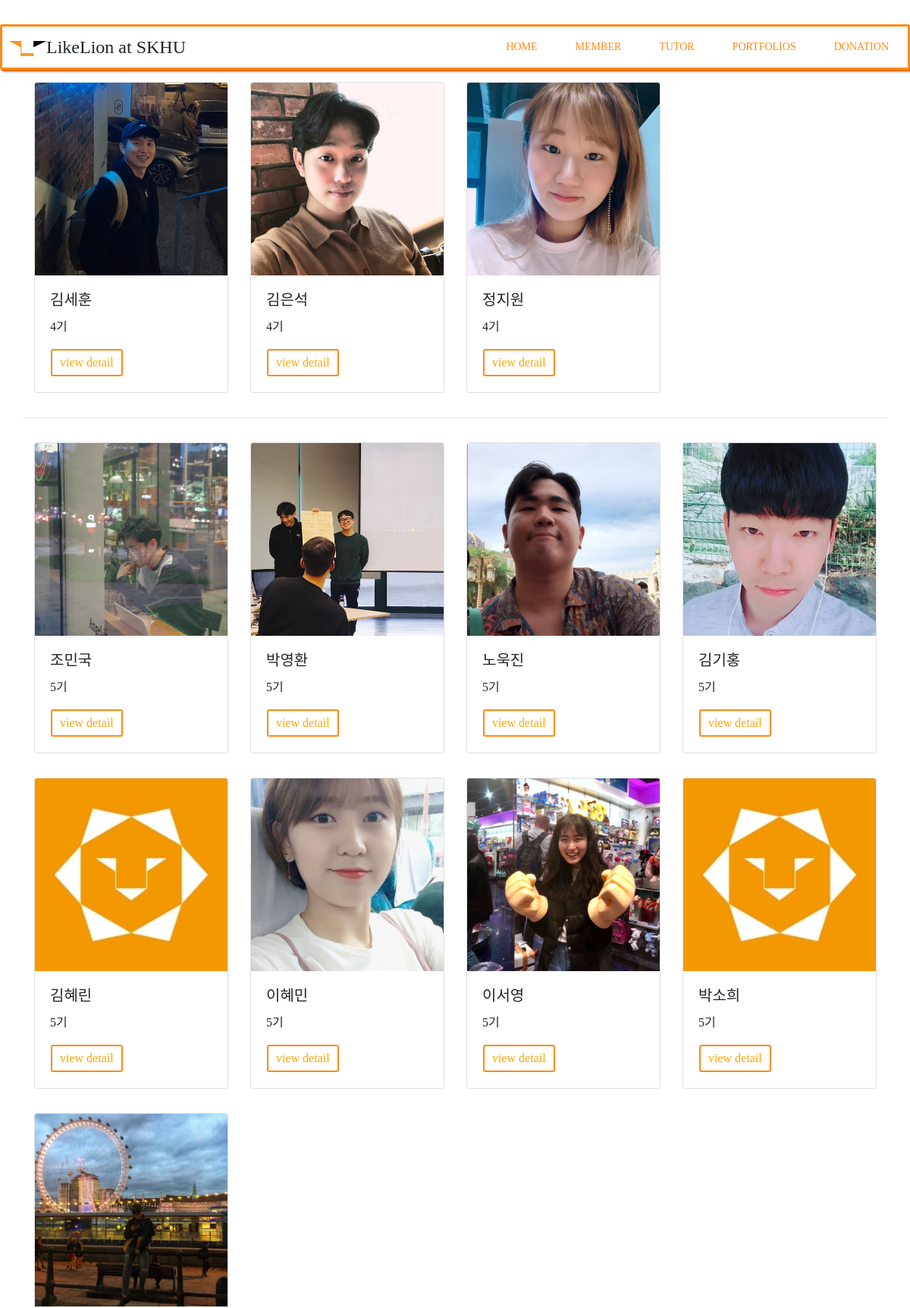
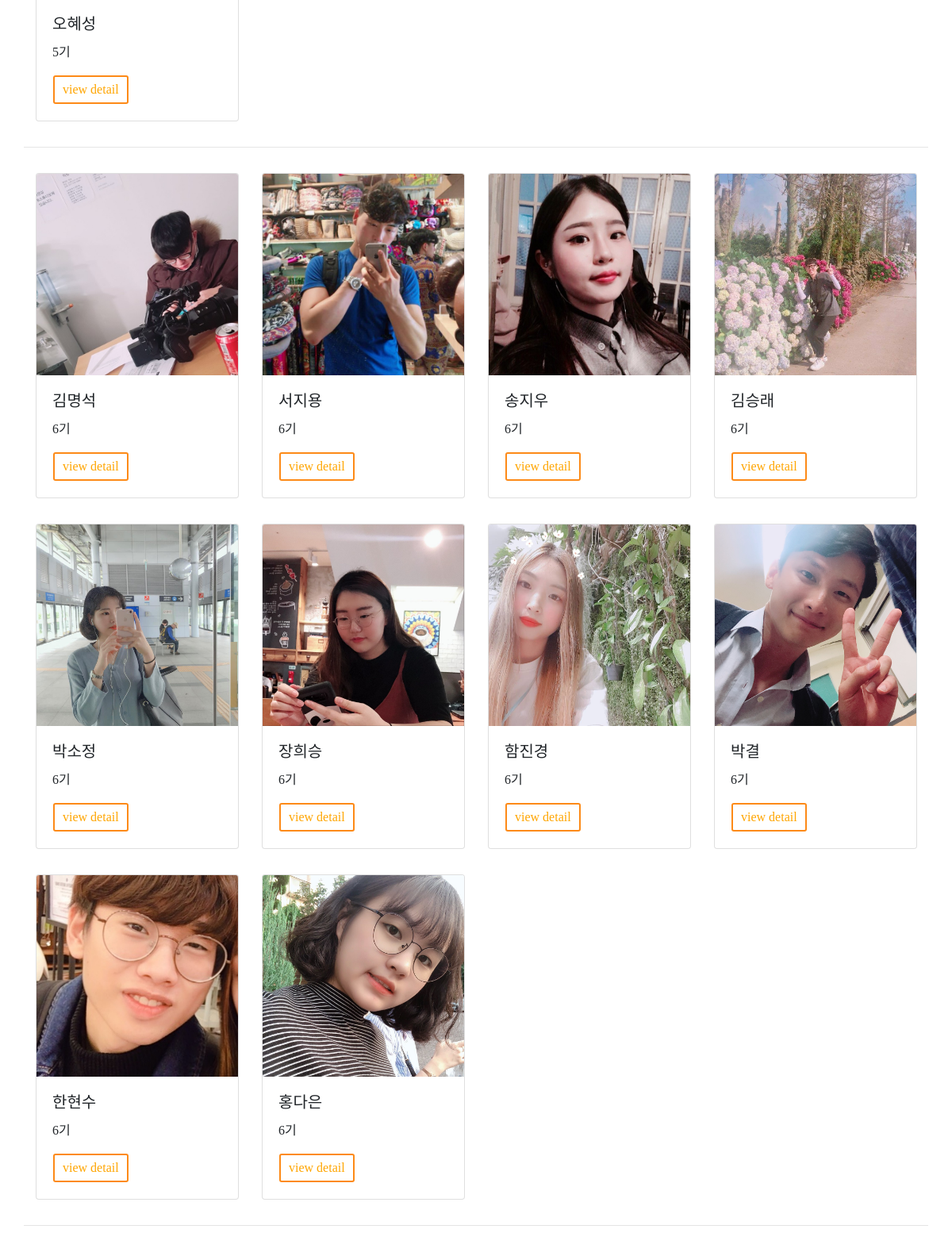
The app's page /member (upper part) with its own data (2 pictures, top to bottom).
### alumni/models.py (models this page shows, shortened)
class Member(models.Model):
    name = models.CharField(max_length=10)          # 이름
    major = models.CharField(max_length=15)         # 학과
    enter_year = models.IntegerField()              # 입학년도
    enter_term = models.ForeignKey('Term', on_delete=models.CASCADE, related_name="enter_members")
    tutor = models.ManyToManyField('Term', blank=True, related_name="tutors")
    image = models.CharField(max_length=30)         # 사진
    portfolio = models.ManyToManyField('Port', blank=True, related_name="port_members")

class Term(models.Model):
    term = models.IntegerField(null=False) # 기수
    def __str__(self):
       return str(self.term)

### alumni/views.py (the view)
# urls.py: path('member', views.members, name='members'),
def members(request):
    members = Member.objects.all()
    terms = Term.objects.all()
    return render(request, 'members.html', {'terms':terms, 'members':members})

### alumni/templates/members.html (shortened to what this page needs)
{% extends 'layout.html' %}
{% load staticfiles%}
{% block content %}
<div class="container">
    <div class="row">
    {% for term in terms %}
        {% if term.enter_members.all.count > 0 %}
            {% for member in term.enter_members.all %}
            <div class="col-sm-3">
                <div class="card" style="width: 16rem; margin-top: 1rem; margin-bottom: 1rem;">
                    <img class="card-img-top" src="static/{{member.image}}" alt="Card image cap">
                    <div class="card-body">
                        <h5 class="card-title">{{ member.name }}</h5>
                        <p class="card-text">{{ member.enter_term }}기</p>
                        <button class="btn btn-outline-fill" data-toggle="modal" data-target="#member{{member.id}}">view detail</button>
                    </div>
                </div>
            </div>
            {% endfor %}
            <hr height="100px" width = "100%">
            {% endif %}
        {% endfor %}
    </div>
</div>
<br>
{% endblock %}

### alumni/templates/layout.html (shortened to what this page needs)
{% load staticfiles %}
<!DOCTYPE html>
<html>
  <head lang="ko">
    <link rel = "stylesheet" type="text/css" href ="{% static 'stylesheets/application.css' %}">
    <link rel = "stylesheet" type="text/css" href ="{% static 'stylesheets/main.css' %}">
    <link rel = "stylesheet" href="https://stackpath.bootstrapcdn.com/bootstrap/4.1.3/css/bootstrap.min.css">
    <link rel = "stylesheet" href="https://maxcdn.bootstrapcdn.com/bootstrap/4.0.0/css/bootstrap.min.css">
  </head>
  <body>
    <div class="container2">
      <nav>
        <div id='cssmenu'>
          <li>
            <h4 id="logostay"><img href='#' src="{% static 'images/likelion_logo1.png' %}" height="20em" width="50em">LikeLion at SKHU</h4>
          </li>
          <ul>
            <li><a data-toggle="modal" data-target="#exampleModal" href='#동방'>donation</a></li>
            <li><a href="{% url 'portfolios' %}">Portfolios</a></li>
            <li><a href="{% url 'tutors' %}">Tutor</a></li>
            <li><a href="{% url 'members' %}">Member</a></li>
            <li><a href="{% url 'index' %}">Home</a></li>
          </ul>
        </div>
      </nav>
    </div>
    {% block content %}{% endblock %}
  </body>
</html>

### alumni/static/stylesheets/application.css (style rules this page uses)
body { color: #5a5a5a; }
.container2 { width: 75em; margin: auto; margin-top: 2rem; }
nav { margin-top: 1rem; }
#cssmenu, #cssmenu ul, #cssmenu ul li, #cssmenu ul li a, #cssmenu #menu-button { margin: 0; padding: 0; border: 0; list-style: none; line-height: 1; display: block; position: relative; -webkit-box-sizing: border-box; -moz-box-sizing: border-box; box-sizing: border-box; }
#cssmenu:after, #cssmenu > ul:after { content: "."; display: block; clear: both; visibility: hidden; line-height: 0; height: 0; }
#cssmenu { width: auto; border: 3px solid #fd8a17; border-radius: 3px; font-family: 'BMJUA'; line-height: 1; background:white; box-shadow: 1px 1px 0 #df7002, 2px 2px 0 #df7002, 3px 3px 3px rgba(0, 0, 0, 0.35); }
#cssmenu > ul > li { float: right; }
#cssmenu > ul > li > a { padding: 20px 25px; font-size: 14px; text-transform: uppercase; text-decoration: none; color: #fd8a17; -webkit-transition: all .2s ease; -moz-transition: all .2s ease; -ms-transition: all .2s ease; -o-transition: all .2s ease; transition: all .2s ease; }
#logostay { margin-top: 0.8rem; margin-left: 0.5rem; float:left; }
* { margin:0px; padding: 0px; box-sizing: border-box; }
a { text-decoration: none; outline: none; }
.card-body { font-family: 'GoyangDeogyang'; }

### alumni/static/stylesheets/main.css (style rules this page uses)
.btn { padding: .66em 2.25em; text-decoration: none; position: relative; display: inline-block; font-family: 'GoyangDeogyang'; }
.btn:after { content: ''; display: block; width: 100%; height: 100%; position: absolute; top: 0.125em; left: 0.125em; }
.btn-outline-fill { color: orange; box-shadow: inset 0 0 0 0.125em #fd8a17; background-color: transparent; transition: color 0.2s ease-out, box-shadow 0.2s ease-out, background-color 0.2s ease-out; }
.btn-outline-fill:after { border-color: #fd8a17; }

### records on screen
Member: image (picture), name "김세훈", enter_term "4"
Member: image (picture), name "김은석", enter_term "4"
Member: image (picture), name "정지원", enter_term "4"
Member: image (picture), name "조민국", enter_term "5"
Member: image (picture), name "박영환", enter_term "5"
Member: image (picture), name "노욱진", enter_term "5"
Member: image (picture), name "김기홍", enter_term "5"
Member: image (picture), name "김혜린", enter_term "5"
Member: image (picture), name "이혜민", enter_term "5"
Member: image (picture), name "이서영", enter_term "5"
Member: image (picture), name "박소희", enter_term "5"
Member: image (picture), name "오혜성", enter_term "5"
Member: image (picture), name "김명석", enter_term "6"
Member: image (picture), name "서지용", enter_term "6"
Member: image (picture), name "송지우", enter_term "6"
Member: image (picture), name "김승래", enter_term "6"
Member: image (picture), name "박소정", enter_term "6"
Member: image (picture), name "장희승", enter_term "6"
Member: image (picture), name "함진경", enter_term "6"
Member: image (picture), name "박결", enter_term "6"
Member: image (picture), name "한현수", enter_term "6"
Member: image (picture), name "홍다은", enter_term "6"
